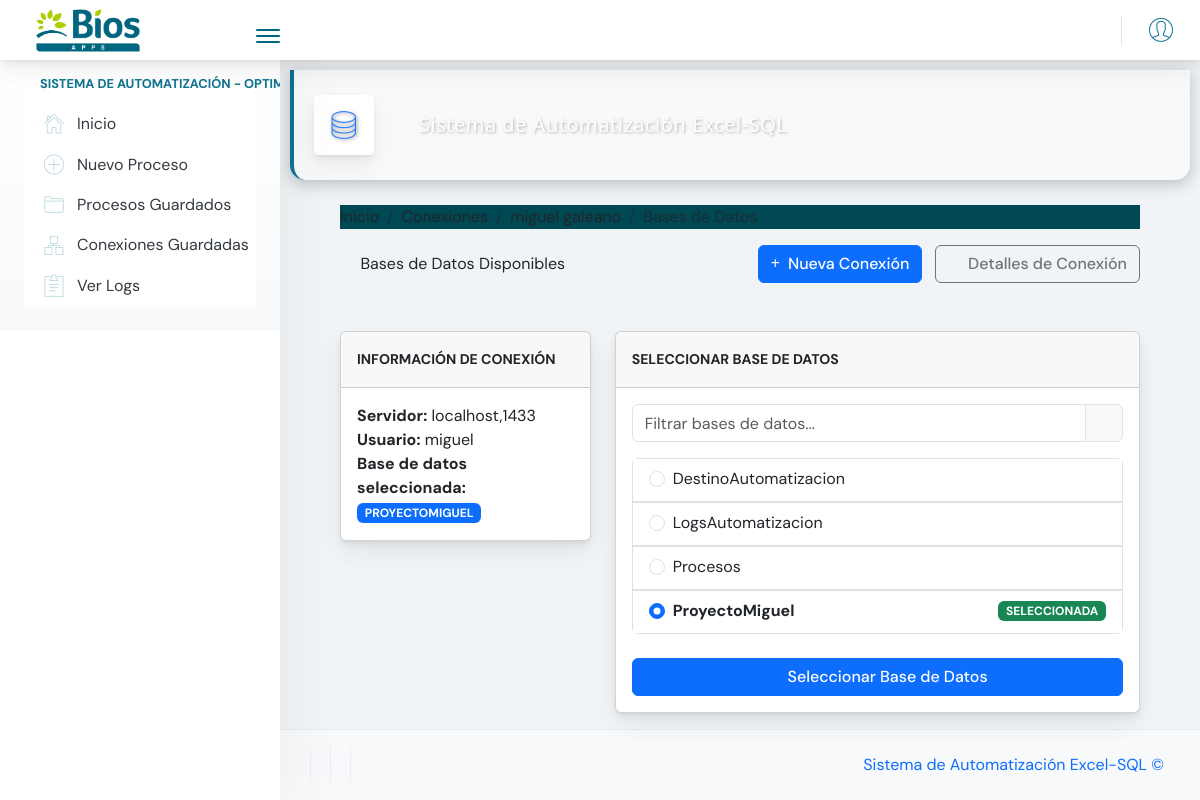
The app's page /automatizacion/sql/connection/78/databases/ with its own data.
### automatizacion/models.py (models this page shows, shortened)
class DatabaseConnection(models.Model):
    name = models.CharField(max_length=100, unique=True)
    server = models.CharField(max_length=255)
    username = models.CharField(max_length=100)
    password = models.CharField(max_length=255)
    port = models.IntegerField(default=1433)
    created_at = models.DateTimeField(auto_now_add=True)
    last_used = models.DateTimeField(null=True, blank=True)
    selected_database = models.CharField(max_length=100, blank=True, null=True)
    available_databases = models.JSONField(null=True, blank=True)

### automatizacion/views.py (the view, shortened to what this page needs)
# urls.py: path('sql/connection/<int:connection_id>/databases/', views.list_sql_databases, name='list_sql_databases'),
@log_operation("Listado de bases de datos SQL")
def list_sql_databases(request, connection_id):
    connection = get_object_or_404(DatabaseConnection, pk=connection_id)
    connection.last_used = timezone.now()
    connection.save()
    if connection.available_databases:
        databases = connection.available_databases
    context = {
        'connection': connection,
        'databases': databases
    }
    return render(request, 'automatizacion/list_sql_databases.html', context)

### automatizacion/logs/utils.py (called while the page is built)
    def iniciar(self, parametros=None):
        import uuid
        self.tiempo_inicio = time.time()
        self.parametros = parametros or {}
        self.proceso_id = str(uuid.uuid4())  # Generar UUID único
        log = ProcesoLog(
            ProcesoID=self.proceso_id,  # Usar el UUID generado
            NombreProceso=self.nombre_proceso[:255],  # Usar campo NombreProceso
            FechaEjecucion=datetime.datetime.now(),
            Estado="Iniciando"[:20],  # Solo el estado, sin el nombre del proceso
            ParametrosEntrada=json.dumps(self.parametros) if self.parametros else None,
            DuracionSegundos=0,
            MensajeError=None
        )
        log.save(using='logs')
        return self.proceso_id

### automatizacion/web_logger.py (called while the page is built)
def registrar_proceso_web(nombre_proceso, usuario=None, datos_adicionales=None):
    parametros = datos_adicionales or {}
    if usuario and not usuario.is_anonymous:
        parametros['usuario'] = {
            'id': usuario.id,
            'username': usuario.username,
            'email': usuario.email if hasattr(usuario, 'email') else None
        }
    try:
        logger = ProcesoLogger(nombre_proceso)
        proceso_id = logger.iniciar(parametros=parametros)
        return logger, proceso_id
    except Exception as e:
        print(f"ERROR al registrar proceso en SQL Server: {str(e)}")
        return None, None

### proyecto_automatizacion/templates/automatizacion/list_sql_databases.html (shortened to what this page needs)
{% extends "base.html" %}
{% block content %}
<div class="row mb-4">
    <div class="col-md-12">
        <nav aria-label="breadcrumb">
            <ol class="breadcrumb">
                <li class="breadcrumb-item"><a href="{% url 'automatizacion:index' %}">Inicio</a></li>
                <li class="breadcrumb-item"><a href="{% url 'automatizacion:list_connections' %}">Conexiones</a></li>
                <li class="breadcrumb-item"><a href="{% url 'automatizacion:view_connection' connection.id %}">{{ connection.name }}</a></li>
                <li class="breadcrumb-item active">Bases de Datos</li>
            </ol>
        </nav>
        <div class="d-flex justify-content-between align-items-center mb-4">
            <h2><i class="fas fa-database me-2"></i>Bases de Datos Disponibles</h2>
            <div>
                <a href="{% url 'automatizacion:connect_sql' %}" class="btn btn-primary">
                    <i class="fas fa-plus me-2"></i>Nueva Conexión
                </a>
                <a href="{% url 'automatizacion:view_connection' connection.id %}" class="btn btn-outline-secondary ms-2">
                    <i class="fas fa-info-circle me-2"></i>Detalles de Conexión
                </a>
            </div>
        </div>
    </div>
</div>
<div class="row">
    <div class="col-md-4">
        <div class="card mb-4">
            <div class="card-header">
                <h5 class="mb-0">Información de Conexión</h5>
            </div>
            <div class="card-body">
                <p><strong>Servidor:</strong> {{ connection.server }}</p>
                <p><strong>Usuario:</strong> {{ connection.username }}</p>
                <p><strong>Base de datos seleccionada:</strong>
                    {% if connection.selected_database %}
                        <span class="badge bg-primary">{{ connection.selected_database }}</span>
                    {% else %}
                        <span class="badge bg-secondary">Ninguna</span>
                    {% endif %}
                </p>
            </div>
        </div>
    </div>
    <div class="col-md-8">
        <div class="card">
            <div class="card-header">
                <h5 class="mb-0">Seleccionar Base de Datos</h5>
            </div>
            <div class="card-body">
                {% if databases %}
                    <form method="POST" action="{% url 'automatizacion:select_database' connection.id %}">
                        <div class="input-group mb-3">
                            <input type="text" id="databaseSearch" class="form-control" placeholder="Filtrar bases de datos...">
                            <span class="input-group-text"><i class="fas fa-search"></i></span>
                        </div>
                        <div class="list-group database-list">
                            {% for db in databases %}
                                <div class="database-item">
                                    <label class="list-group-item d-flex">
                                        <div class="form-check w-100">
                                            <input class="form-check-input me-2" type="radio" name="selected_database"
                                                   id="db-{{ forloop.counter }}" value="{{ db }}"
                                                   {% if connection.selected_database == db %}checked{% endif %}>
                                            <label class="form-check-label w-100" for="db-{{ forloop.counter }}">
                                                <div class="d-flex justify-content-between align-items-center">
                                                    <span>{{ db }}</span>
                                                    {% if connection.selected_database == db %}
                                                        <span class="badge bg-success">Seleccionada</span>
                                                    {% endif %}
                                                </div>
                                            </label>
                                        </div>
                                    </label>
                                </div>
                            {% endfor %}
                        </div>
                        <div class="mt-4">
                            <button type="submit" class="btn btn-primary w-100">
                                <i class="fas fa-check me-2"></i>Seleccionar Base de Datos
                            </button>
                        </div>
                    </form>
                {% else %}
                    <div class="alert alert-warning">
                        No se encontraron bases de datos disponibles en el servidor. Verifique su conexión o permisos.
                    </div>
                {% endif %}
            </div>
        </div>
    </div>
</div>
{% endblock %}

### proyecto_automatizacion/templates/base.html (style rules this page uses)
* { transition: background-color 0.2s ease, transform 0.2s ease; }
.btn { border-radius: 6px; font-weight: 500; transition: all 0.3s ease; }

### proyecto_automatizacion/templates/automatizacion/list_sql_databases.html (style rules this page uses)
.database-list { max-height: 500px; overflow-y: auto; margin-bottom: 1rem; }
.form-check-input:checked + .form-check-label { font-weight: bold; }

### records on screen
DatabaseConnection: server "localhost,1433", username "miguel", selected_database "PROYECTOMIGUEL", selected_database "☐ DestinoAutomatizacion" "☐ LogsAutomatizacion" "☐ Procesos" "☑ ProyectoMiguel SELECCIONADA"

### other values on screen
{{ db }} "DestinoAutomatizacion" "LogsAutomatizacion" "Procesos" "ProyectoMiguel"
